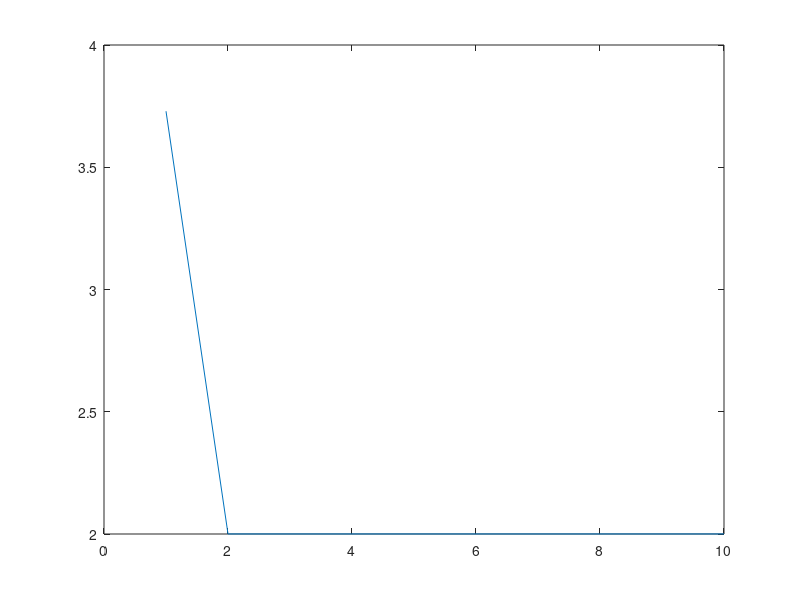

This chart was generated by the following MATLAB code:
clc
clear all
close all

%This code is for single variable optimization only
%%
%Initializing necessary parameters
N = 50; %Number of particles
chi = 0.2; %Acceleration factor
d = 1; %Number of dimensions
phi = 20; 

x = rand(N,d); %Positions
v = rand(N,d); %Velocity
pbest = x; %Personal best positions

%fitness function
f = @(x) 2+sum((x-3).^2);


%%
%Updating values of v and x
iter = 1;
max_iter = 10;
best_val = [];

while(iter<=max_iter)
diffvect = zeros(1, d);
best = zeros(1, N);
for i=1:N
    diffvect = sum(pbest - repmat(x(i,:), N,1),1) .* rand(1, d) * phi/N;
    v(i, :) = chi*(v(i, :) + diffvect);
    x(i, :) = v(i, :);
    new_fitness_val = f(x(i, :));
    if new_fitness_val<f(pbest(i, : ));
        pbest(i, : ) = x(i, : );
        best(1, i) = new_fitness_val;
    else
        best(1, i) = f(pbest(i, :));
    end
end

best_val = [best_val min(best)];
iter = iter + 1;

end

plot(1:max_iter, best_val)


best_val(end)

